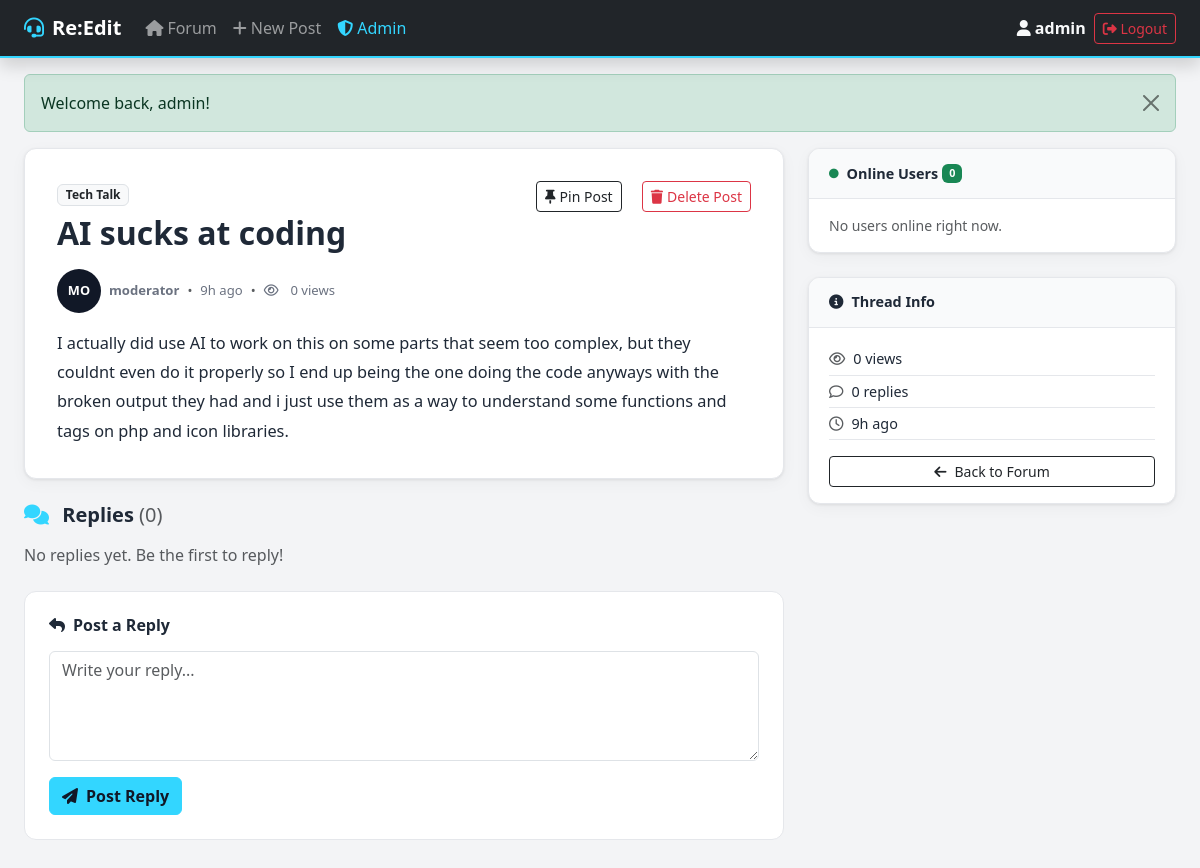
Screenshot of /forum/index.php?page=forum&action=post&id=3 (signed in) with the database file from the repository.
### tables this page shows
CREATE TABLE posts (
    id INT AUTO_INCREMENT PRIMARY KEY,
    user_id INT NOT NULL,
    category_id INT NOT NULL,
    title VARCHAR(255) NOT NULL,
    content TEXT NOT NULL,
    is_pinned TINYINT(1) DEFAULT 0,
    is_locked TINYINT(1) DEFAULT 0,
    views INT DEFAULT 0,
    created_at DATETIME DEFAULT CURRENT_TIMESTAMP,
    updated_at DATETIME DEFAULT CURRENT_TIMESTAMP ON UPDATE CURRENT_TIMESTAMP,
    FOREIGN KEY (user_id) REFERENCES users(id) ON DELETE CASCADE,
    FOREIGN KEY (category_id) REFERENCES categories(id) ON DELETE CASCADE
);

CREATE TABLE categories (
    id INT AUTO_INCREMENT PRIMARY KEY,
    name VARCHAR(100) NOT NULL,
    description TEXT,
    icon VARCHAR(50) DEFAULT 'fa-comments',
    sort_order INT DEFAULT 0
);

CREATE TABLE users (
    id INT AUTO_INCREMENT PRIMARY KEY,
    username VARCHAR(50) NOT NULL UNIQUE,
    email VARCHAR(100) NOT NULL UNIQUE,
    password VARCHAR(255) NOT NULL,
    role ENUM('user','mod','admin') NOT NULL DEFAULT 'user',
    bio TEXT DEFAULT NULL,
    is_online TINYINT(1) DEFAULT 0,
    last_seen DATETIME DEFAULT NULL,
    created_at DATETIME DEFAULT CURRENT_TIMESTAMP
);

### forum/controllers/ForumController.php (called while the page is built, shortened)
<?php
class ForumController {
    private $postModel;
    public function __construct() {
        require_once 'models/Post.php';
        $this->postModel     = new Post();
    }
    public function viewPost() {
        $id = (int)($_GET['id'] ?? 0);
        $post        = $this->postModel->findById($id);
        $this->postModel->incrementViews($id);
        $replies      = $this->postModel->getReplies($id);
        require 'views/forum/post.php';
    }
}

### forum/config/database.php (called while the page is built, shortened)
<?php
class Database {
    private static $instance = null;
    private $connection;
    private function __construct() {
        $this->connection = new mysqli(DB_HOST, DB_USER, DB_PASS, DB_NAME);
        $this->connection->set_charset('utf8mb4');
    }
    public static function getInstance() {
        if (self::$instance === null) self::$instance = new Database();
        return self::$instance;
    }
    public function prepare($sql) { return $this->connection->prepare($sql); }
}

### forum/models/Post.php (called while the page is built, shortened)
<?php
class Post {
    private $db;
    public function __construct() { $this->db = Database::getInstance(); }
    public function findById($id) {
        $stmt = $this->db->prepare(
            "SELECT p.*, u.username, u.role as user_role, c.name as category_name
             FROM posts p JOIN users u ON p.user_id=u.id
             JOIN categories c ON p.category_id=c.id
             WHERE p.id=? LIMIT 1"
        );
        $stmt->bind_param('i', $id);
        $stmt->execute();
        return $stmt->get_result()->fetch_assoc();
    }
    public function incrementViews($id) {
        $this->db->query("UPDATE posts SET views=views+1 WHERE id=" . (int)$id);
    }
    public function getReplies($postId) {
        $stmt = $this->db->prepare(
            "SELECT r.*, u.username, u.role as user_role
             FROM replies r JOIN users u ON r.user_id=u.id
             WHERE r.post_id=? ORDER BY r.created_at ASC"
        );
        $stmt->bind_param('i', $postId);
        $stmt->execute();
        return $stmt->get_result()->fetch_all(MYSQLI_ASSOC);
    }
}

### forum/config/app.php (called while the page is built, shortened)
<?php
function currentUser() { return $_SESSION['user'] ?? null; }
function hasRole() {
    $roles = func_get_args();
    $user = currentUser();
    return $user && in_array($user['role'], $roles);
}
function e($s) { return htmlspecialchars($s, ENT_QUOTES, 'UTF-8'); }
function timeAgo($dt) {
    $diff = (new DateTime())->diff(new DateTime($dt));
    if ($diff->h) return $diff->h.'h ago';
    return 'just now';
}

### forum/views/forum/post.php (the view, shortened to what this page needs)
<?php require 'views/layouts/header.php'; ?>
<div class="row g-4">
  <div class="col-lg-8">
    <div class="post-full-card mb-4">
      <div class="d-flex justify-content-between align-items-start mb-3">
        <div>
          <span class="badge bg-light text-dark border mb-2"><?= e($post['category_name']) ?></span>
          <h2 class="fw-bold mb-0"><?= e($post['title']) ?></h2>
        </div>
        <div>
            <?php if (hasRole('mod','admin')): ?>
                <?php if ($post['is_pinned']): ?>
                <a href="<?= URLROOT ?>/index.php?page=forum&action=pin&id=<?= $post['id'] ?>"
                class="btn btn-outline-dark btn-sm ms-3"
                onclick="return confirm('Unpin this post?')">
                    <i class="fa-solid fa-thumbtack-slash me-1"></i>Unpin Post
                </a>
                <?php else: ?>
                    <a href="<?= URLROOT ?>/index.php?page=forum&action=pin&id=<?= $post['id'] ?>"
                class="btn btn-outline-dark btn-sm ms-3"
                onclick="return confirm('Pin this post?')">
                    <i class="fa-solid fa-thumbtack me-1"></i>Pin Post
                </a>
                <?php endif; ?>
            <a href="<?= URLROOT ?>/index.php?page=forum&action=delete&id=<?= $post['id'] ?>"
            class="btn btn-outline-danger btn-sm ms-3"
            onclick="return confirm('Delete this post?')">
            <i class="fa-solid fa-trash me-1"></i>Delete Post
            </a>
            <?php endif; ?>
        </div>
      </div>
      <div class="d-flex align-items-center gap-2 mb-3 post-meta">
        <div class="avatar-circle"><?= strtoupper(substr($post['username'],0,2)) ?></div>
        <strong><?= e($post['username']) ?></strong>
        <span class="text-muted">&bull;</span>
        <span><?= timeAgo($post['created_at']) ?></span>
        <span class="text-muted">&bull;</span>
        <i class="fa-regular fa-eye me-1"></i><?= $post['views'] ?> views
      </div>
      <div class="post-body"><?= nl2br(e($post['content'])) ?></div>
    </div>
    <h5 class="fw-bold mb-3" id="replies">
      <i class="fa-solid fa-comments me-2" style="color:var(--brand)"></i>
      Replies <span class="text-muted fw-normal">(<?= count($replies) ?>)</span>
    </h5>
    <?php if (empty($replies)): ?>
    <p class="text-muted">No replies yet. Be the first to reply!</p>
    <?php endif; ?>
    <?php if (!$post['is_locked']): ?>
    <div class="reply-form-card mt-4">
      <h6 class="fw-bold mb-3"><i class="fa-solid fa-reply me-2"></i>Post a Reply</h6>
      <form method="POST" action="<?= URLROOT ?>/index.php?page=forum&action=reply">
        <textarea name="content" class="form-control mb-3" rows="4" placeholder="Write your reply..." required></textarea>
        <button type="submit" class="btn btn-brand fw-semibold">
          <i class="fa-solid fa-paper-plane me-2"></i>Post Reply
        </button>
      </form>
    </div>
    <?php else: ?>
    <div class="alert alert-secondary mt-4"><i class="fa-solid fa-lock me-2"></i>This thread is locked.</div>
    <?php endif; ?>
  </div>
  <div class="col-lg-4">
    <?php require 'views/layouts/online.php'; ?>
    <div class="sidebar-card">
      <div class="sidebar-card-header"><i class="fa-solid fa-info-circle me-2"></i>Thread Info</div>
      <div class="sidebar-card-body">
        <div class="thread-stat"><i class="fa-regular fa-eye me-2 text-muted"></i><?= $post['views'] ?> views</div>
        <div class="thread-stat"><i class="fa-regular fa-comment me-2 text-muted"></i><?= count($replies) ?> replies</div>
        <div class="thread-stat"><i class="fa-regular fa-clock me-2 text-muted"></i><?= timeAgo($post['created_at']) ?></div>
        <div class="mt-3">
          <a href="<?= URLROOT ?>/index.php?page=forum" class="btn btn-sm btn-outline-dark w-100">
            <i class="fa-solid fa-arrow-left me-2"></i>Back to Forum
          </a>
        </div>
      </div>
    </div>
  </div>
</div>
<?php require 'views/layouts/footer.php'; ?>

### forum/public/css/style.css (style rules this page uses)
:root { --brand: #33d6ff; --brand-dark: #0075b4; --dark: #111827; --surface: #ffffff; --border: #e5e7eb; --text: #1f2937; --text-muted: #6b7280; --success: #10b981; --danger: #ef4444; --radius: 12px; --shadow: 0 1px 3px rgba(0,0,0,0.08), 0 4px 16px rgba(0,0,0,0.04); }
body { font-family: 'Segoe UI', system-ui, sans-serif; background: #f3f4f6; color: var(--text); }
.btn-brand { background-color: var(--brand); border-color: var(--brand); color: var(--dark); font-weight: 600; }
.post-meta { font-size: 0.82rem; color: var(--text-muted); display: flex; align-items: center; flex-wrap: wrap; gap: 0.15rem; }
.post-full-card { background: white; border-radius: var(--radius); padding: 2rem; border: 1px solid var(--border); box-shadow: var(--shadow); }
.post-body { line-height: 1.8; font-size: 1.02rem; white-space: pre-wrap; }
.reply-form-card { background: white; border-radius: var(--radius); padding: 1.5rem; border: 1px solid var(--border); }
.sidebar-card { background: white; border-radius: var(--radius); border: 1px solid var(--border); box-shadow: var(--shadow); overflow: hidden; }
.sidebar-card-header { padding: 0.85rem 1.25rem; background: #f9fafb; border-bottom: 1px solid var(--border); font-weight: 700; font-size: 0.9rem; display: flex; align-items: center; }
.sidebar-card-body { padding: 1rem 1.25rem; }
.avatar-circle { width: 44px; height: 44px; border-radius: 50%; background: var(--dark); color: white; display: flex; align-items: center; justify-content: center; font-size: 0.8rem; font-weight: 800; flex-shrink: 0; }
.thread-stat { padding: 0.3rem 0; font-size: 0.9rem; border-bottom: 1px solid var(--border); }

### rows the page displays
posts: category.name "Tech Talk", title "AI sucks at coding", user.username "MO", user.username "moderator", created_at "9h ago", views "0", content "I actually did use AI to work on this on some parts that seem too complex, but they couldnt even do it properly so I end up being the one doing the code anyways with the broken output they had and i just use them as a way to understand some functions and tags on php and icon libraries."

### other values shown
APPNAME "Re:Edit"
$user['username'] "admin"
$flash['message'] "Welcome back, admin!"
count($replies) "0"
count($onlineUsers) "0"
